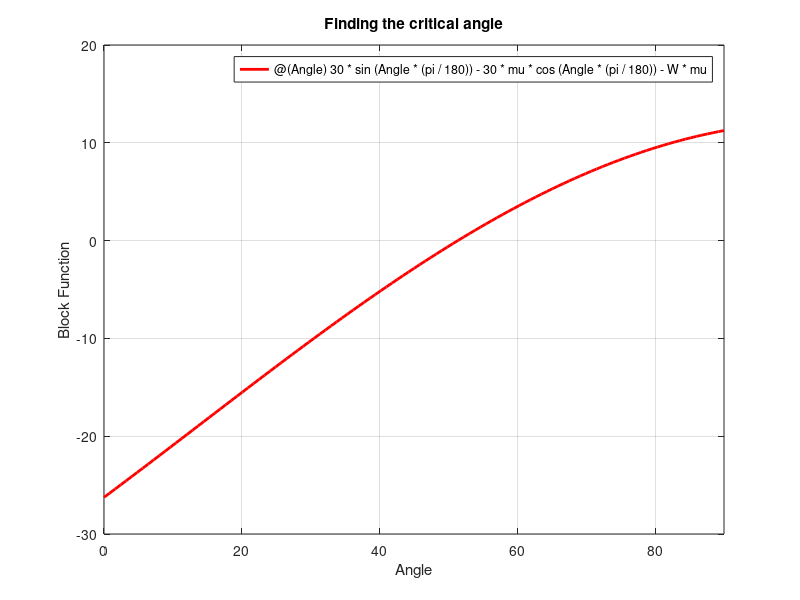

Recreate this plot in MATLAB.
%% Problem 2
CoefficientMatrix = [13.422 0 0 0; -13.422 12.252 0 0; 0 -12.252 12.377 0; 0 0 -12.377 11.797];
ConstantMatrix = [750.5; 300; 102; 30];
VariableMatrix = inv(CoefficientMatrix)*ConstantMatrix;
disp(VariableMatrix)
%% Problem 3
W = 75;
mu = 0.25;
Block_PD = @(Angle) 30*sin(Angle*(pi/180))-30*mu*cos(Angle*(pi/180))-W*mu;
fplot(Block_PD, [0, 90], 'r', 'LineWidth', 2), grid on
xlabel('Angle');
ylabel('Block Function');
title('Finding the critical angle');
RootAngle = fzero(Block_PD, 30);
Block_PD(RootAngle)
disp(RootAngle)
%% Problem 4
t = 0:0.001:0.01;
R = 50;
V = 2500.*sin(100*pi.*t).*exp(-36*pi.*t);
Integral = V.^2./R;
E = trapz(t, Integral);
disp(E)
